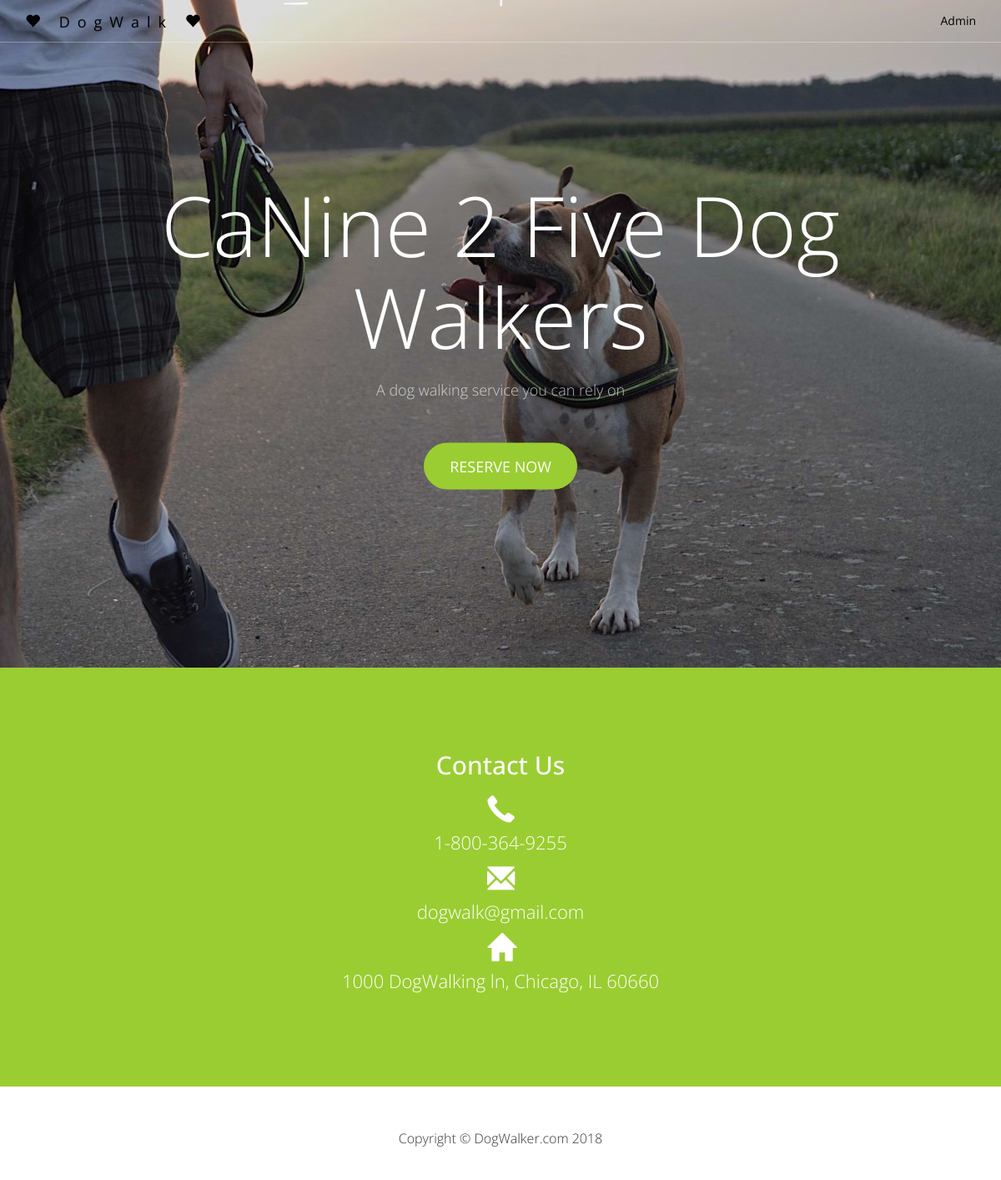
The page / on the database its author committed.
### tables this page shows
create table dogwalking_bussiness(
  `bussiness_ID` int(9) NOT NULL,
  `e_mail` varchar(30) NOT NULL,
  `phone_number` varchar(15) NOT NULL,
  `address` varchar(72) NOT NULL,
  `numofclients` int,
  primary key (`bussiness_ID`)
);

### index.php (the view, shortened to what this page needs)
<!DOCTYPE html>
<html lang="en">
<head>
    <link href="css/bootstrap.min.css" rel="stylesheet">
    <link href="css/custom.css" rel="stylesheet">
</head>
<body>
    <nav id="siteNav" class="navbar navbar-default navbar-fixed-top" role="navigation">
        <div class="container">
            <div class="navbar-header">
                <a class="navbar-brand" href="#">
                	<span class="glyphicon glyphicon-heart"></span>
                	DogWalk
                  <span class="glyphicon glyphicon-heart"></span>
                </a>
            </div>
            <div class="collapse navbar-collapse" id="navbar">
                <ul class="nav navbar-nav navbar-right">
                    <li>
                        <a href="admin/admin.php">Admin</a>
                    </li>
                </ul>
            </div>
        </div>
    </nav>
    <header>
        <div class="header-content">
            <div class="header-content-inner">
                <h1>CaNine 2 Five Dog Walkers</h1>
                <p> A dog walking service you can rely on</p>
                <a href="reserve/reserve_login.php" class="btn btn-primary btn-lg">Reserve now</a>
            </div>
        </div>
    </header>
<?php
include_once $_SERVER['DOCUMENT_ROOT'].'/DogWalkerRegistration_COMP353/login/checkPwdUsr.php';
try
{
  $sql = 'SELECT * FROM `dogwalking_bussiness`';
  $dogbussiness_contactinfo = $pdo->query($sql);
}
catch (PDOException $e)
{
  $error = 'Error fetching departments: ' . $e->getMessage();
  include 'errors/error.php';
  exit();
}
?>
    <footer class="page-footer">
        <div class="contact">
        	<div class="container">
				<h2 class="section-heading">Contact Us</h2>
        <?php foreach ($dogbussiness_contactinfo as $info): ?>
				<p><span class="glyphicon glyphicon-earphone"></span><br> <?php echo $info['phone_number']; ?></p>
				<p><span class="glyphicon glyphicon-envelope"></span><br> <?php echo $info['e_mail']; ?></p>
        <p><span class="glyphicon glyphicon-home"></span><br> <?php echo $info['address']; ?></p>
      <?php endforeach; ?>
          </div>
        </div>
        <div class="small-print">
        	<div class="container">
        		<p>Copyright &copy; DogWalker.com 2018</p>
        	</div>
        </div>
    </footer>
</body>
</html>

### css/custom.css (style rules this page uses)
html, body { width: 100%; height: 100%; font-family: 'Open Sans','Helvetica Neue',Arial,sans-serif; }
a { color: yellowgreen; -webkit-transition: all .35s; -moz-transition: all .35s; transition: all .35s; }
p { font-size: 16px; line-height: 1.5; }
header { position: relative; width: 100%; min-height: auto; text-align: center; color: #fff; background-image: url('../images/header.jpg'); background-position: center; -webkit-background-size: cover; -moz-background-size: cover; background-size: cover; -o-background-size: cover; }
header .header-content { position: relative; width: 100%; padding: 100px 15px 70px; text-align: center; }
header .header-content .header-content-inner h1 { margin-top: 0; margin-bottom: 20px; font-size: 50px; font-weight: 300; }
header .header-content .header-content-inner p { margin-bottom: 50px; font-size: 16px; font-weight: 300; color: rgba(255,255,255,.7); }
@media (min-width:768px) { header { min-height: 100%; } }
@media (min-width:768px) { header .header-content { position: absolute; top: 50%; padding: 0 50px; -webkit-transform: translateY(-50%); -ms-transform: translateY(-50%); transform: translateY(-50%); } }
@media (min-width:768px) { header .header-content .header-content-inner { margin-right: auto; margin-left: auto; max-width: 1000px; } }
@media (min-width:768px) { header .header-content .header-content-inner h1 { font-size: 100px; } }
@media (min-width:768px) { header .header-content .header-content-inner p { margin-right: auto; margin-left: auto; max-width: 80%; font-size: 18px; } }
.section-heading { margin-top: 0; margin-bottom: 20px; }
.page-footer { text-align: center; }
.page-footer .contact { padding: 100px 0; background-color: yellowgreen; color: #fff; }
.page-footer .contact p { font-size: 22px; font-weight: 300; }
.content-3 .glyphicon, .page-footer .contact .glyphicon { font-size: 32px; font-weight: 700; }
.page-footer .small-print { padding: 50px 0 40px; font-weight: 300; }
.navbar-default { border-color: rgba(34,34,34,.05); background-color: #fff; -webkit-transition: all .35s; -moz-transition: all .35s; transition: all .35s; }
.navbar-default .navbar-header .navbar-brand { color: yellowgreen; }
.navbar-default .nav > li>a, .navbar-default .nav>li>a:focus { color: #222; }
@media (min-width:768px) { .navbar-default { border-color: rgba(255,255,255,.3); background-color: transparent; } }
@media (min-width:768px) { .navbar-default .navbar-header .navbar-brand { color: black; letter-spacing: 0.5em; } }
@media (min-width:768px) { .navbar-default .nav > li>a, .navbar-default .nav>li>a:focus { color: black; } }
.btn-primary { border-color: yellowgreen; color: #fff; background-color: yellowgreen; -webkit-transition: all .35s; -moz-transition: all .35s; transition: all .35s; }
.btn { border-radius: 300px; text-transform: uppercase; }
.btn-lg { padding: 15px 30px; }

### rows shown on the page
dogwalking_bussiness: phone_number "1-800-364-9255", e_mail "dogwalk@gmail.com", address "1000 DogWalking ln, Chicago, IL 60660"
